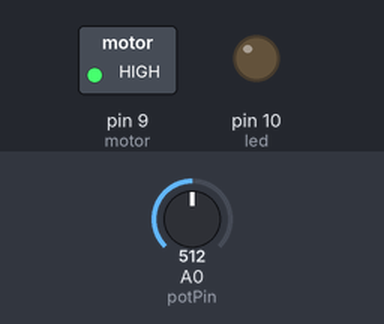
Simulated run of this sketch. Board: Arduino Uno, built with avr-gcc and run on an emulated ATmega328P. On the bench: switched loads named in the sketch (green lamp = pin HIGH), output pins drawn as LEDs (lit = HIGH). The inputs (shaded band) are chosen by the test bench; at power-on: A0 (potPin) = 512. What the sketch prints to the serial monitor is not drawn.

Above: at 1.2 s.
1.3 s: A0 (potPin) set to 716
At 2.1 s:
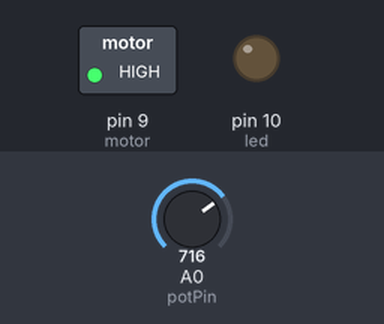
4.3 s: A0 (potPin) set to 6
At 5.0 s:
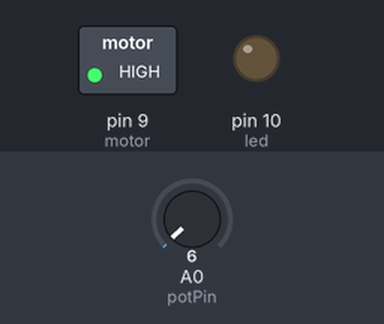
5.8 s: A0 (potPin) set to 3
8.8 s: A0 (potPin) set to 122
At 9.7 s:
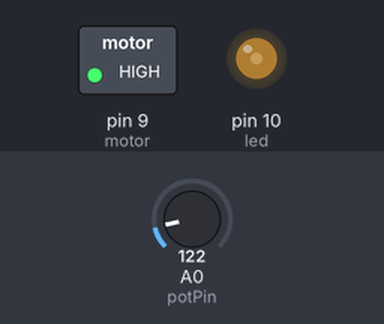
Timing chart, 0 to 11.8 s (numbered marks = the images above; inputs shaded):
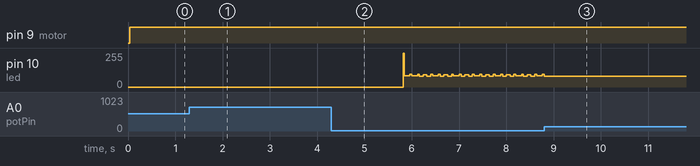

Measured:
- after the input at 1.3 s, pin 10 (led): stays 0/255 (without the input it goes to 127/255 after 3.0 s)
- after the input at 4.3 s, pin 10 (led): stays 0/255 (without the input it goes to 178/255 after 1.5 s)
- after the input at 8.8 s, pin 10 (led): goes on until 8.8 s, then stays 81/255

The sketch:

Task_3__Motor_.ino
```cpp
#define led 10
#define motor 9
int potPin = 0;
int potval = 0;
void setup() {
  Serial.begin(9600);
  pinMode(led,OUTPUT);
  pinMode(motor,OUTPUT);
  pinMode(A0,INPUT);
}
void loop() {
potval = analogRead(potPin);
Serial.println(potval);
potval = map(potval, 0, 1023, 0, 255);
analogWrite(10,potval);
  if(potval>512){
    potval = map(potval, 0, 512, 0, 255);
    Serial.println(potval);
    analogWrite(led,potval);
          digitalWrite(motor,LOW);
    digitalWrite(led,HIGH);
    digitalWrite(led,LOW);
    }else{
      potval = map(potval, 512, 1023, 0, 255);
      Serial.println(potval);
      analogWrite(led,potval);
      digitalWrite(motor,LOW);
      digitalWrite(motor,HIGH);
      }
}
```
